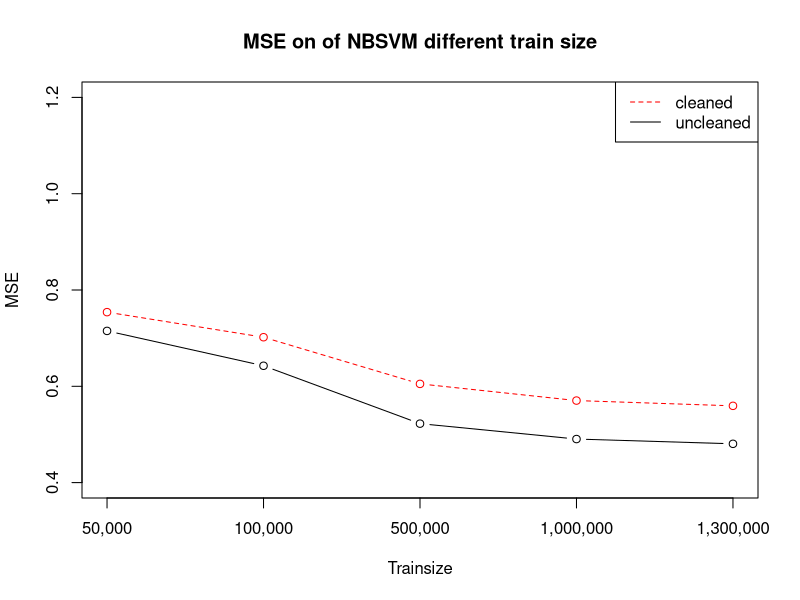
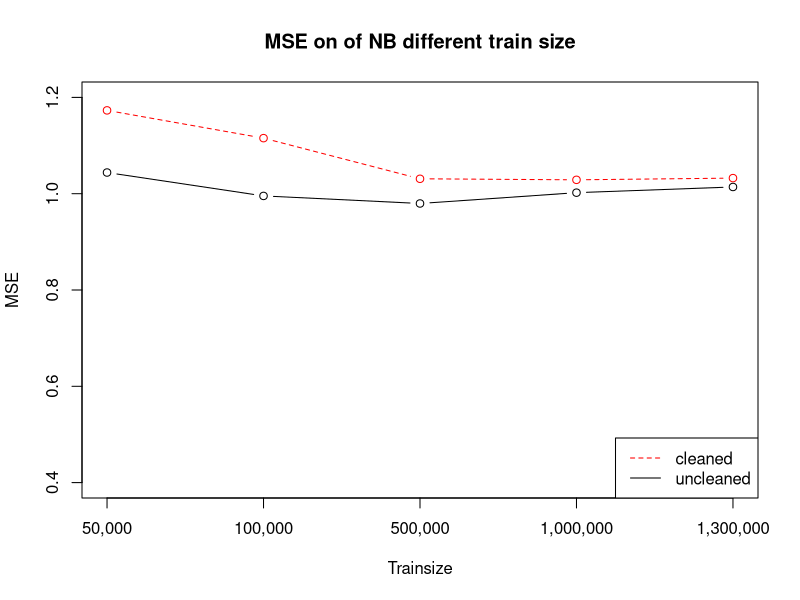
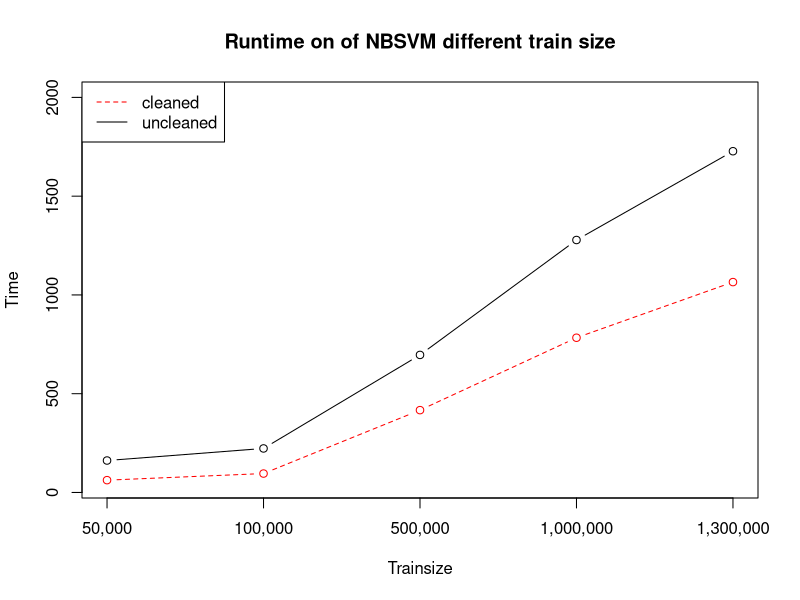
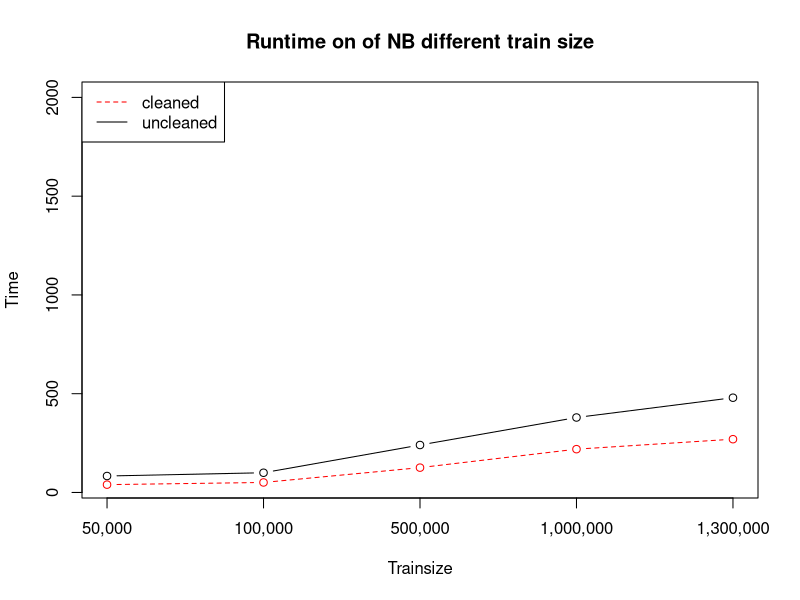
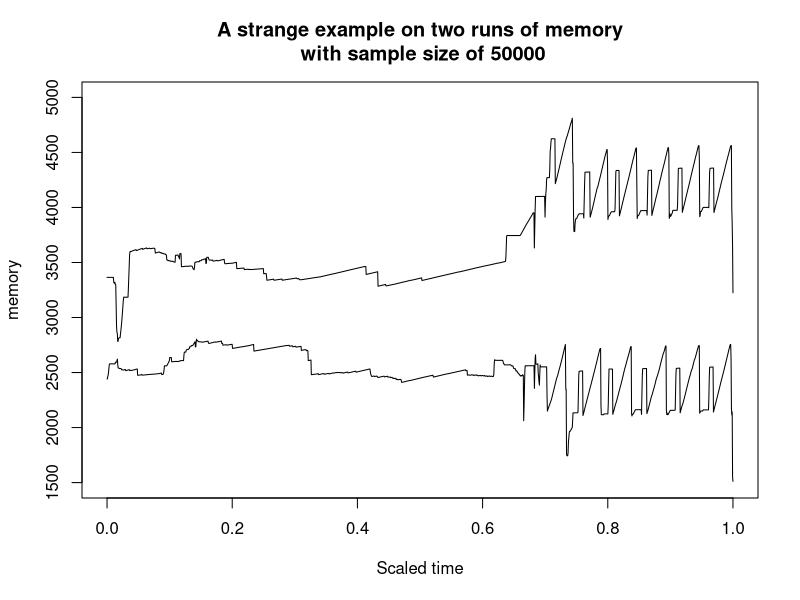

Here is the R script that generated these plots, in order: (Note: this script raises an error after producing the figures.)
# Drawing plots
rm(list = ls())
size = c("50,000", "100,000", "500,000", "1,000,000", "1,300,000")

# nbsvm mse and runtime
mse_nbsvm = c(0.7150445680609622,
        0.6426286404267321,
        0.5224403414518084,
        0.4904429653903459,
        0.4805430293789442)

runtime_nbsvm = c(164.34093689918518,
         229.50440788269043,
         701.6827099323273,
         1274.3079099655151,
         1810.5344378948212)

mse_nbsvm = rbind(mse_nbsvm,
            c(0.7150467476547174,
              0.6426303992865129,
              0.5224398920657443,
              0.49044258786664274,
              0.48054297755102626)
            )

runtime_nbsvm = rbind(runtime_nbsvm,
                c(159.19883584976196,
                  216.22107005119324,
                  691.0111610889435,
                  1281.946286201477,
                  1644.5932247638702)
                )

mse_nbsvm_clean = c(0.7540073401451344,
              0.7019338743208169,
              0.6050078373744816,
              0.5703639850663288,
              0.5594166814458159)

runtime_nbsvm_clean = c(62.340609073638916,
                  95.78064584732056,
                  416.80766677856445,
                  783.3386092185974,
                  1065.070950269699)

max_memory_nbsvm_clean = c(3556.1328125,
                           4016.16796875,
                           4883.0625,
                           6889.4453125,
                           8415.2421875)

# nb mse and runtime
mse_nb_clean = c(1.17307,
           1.11541,
           1.0309766666666667,
           1.02883,
           1.0323966666666666)

runtime_nb_clean = c(39.61942267417908,
               50.65673112869263,
               125.707590341568,
               219.24542045593262,
               269.718519449234)

max_memory_nb_clean = c(3346.27734375,
                        3552.890625,
                        5202.78515625,
                        7011.89453125,
                        8056.6328125)

mse_nb = c(1.0439866666666666,
           0.9953933333333334,
           0.9796866666666667,
           1.00215,
           1.0139866666666666)

runtime_nb = c(83.33110427856445,
               99.85633492469788,
               240.28191924095154,
               379.5233881473541,
               479.7275142669678)

max_memory_nb = c(3934.06640625,
                  4130.7109375,
                  5563.7578125,
                  8241.3125,
                  9699.23046875)

# comparison between cleaned and uncleaned data
# it is interesting that the cleaned data does worse
plot(1:5,apply(mse_nbsvm,2,mean), type = 'b', main="MSE on of NBSVM different train size", xlab="Trainsize", ylab="MSE",
     ylim = c(0.4,1.2), xaxt="n")
axis(1, at=1:5, labels=size)
lines(1:5,mse_nbsvm_clean, type = 'b', col="red", lty=2)
legend("topright",legend=c("cleaned","uncleaned"), col=c("red","black"),lty=c(2,1))

plot(1:5,mse_nb, type = 'b', main="MSE on of NB different train size", xlab="Trainsize", ylab="MSE",
     ylim = c(0.4,1.2), xaxt="n")
axis(1, at=1:5, labels=size)
lines(1:5,mse_nb_clean, type = 'b', col="red", lty=2)
legend("bottomright",legend=c("cleaned","uncleaned"), col=c("red","black"),lty=c(2,1))

# runtime
plot(1:5,apply(runtime_nbsvm,2,mean), type = 'b', main="Runtime on of NBSVM different train size", xlab="Trainsize", 
     ylim=c(50,2000), ylab="Time", xaxt="n")
axis(1, at=1:5, labels=size)
lines(1:5,runtime_nbsvm_clean, type = 'b', col="red", lty=2)
legend("topleft",legend=c("cleaned","uncleaned"), col=c("red","black"),lty=c(2,1))

plot(1:5,runtime_nb, type = 'b', main="Runtime on of NB different train size", xlab="Trainsize", 
     ylim=c(50,2000), ylab="Time", xaxt="n")
axis(1, at=1:5, labels=size)
lines(1:5,runtime_nb_clean, type = 'b', col="red", lty=2)
legend("topleft",legend=c("cleaned","uncleaned"), col=c("red","black"),lty=c(2,1))

# scaled memory usage
memory_nbsvm1=(read.table("./NBSVM_memory/nbsvm0.txt",sep=","))
memory_nbsvm2=read.table("./NBSVM_memory/nbsvm_new0.txt",sep=",")
memory_nbsvm_clean=read.table("./NBSVM_memory/nbsvm_new_clean0.txt",sep=",")
memory_nb_clean=read.table("./NB_memory/nb0.txt",sep=",")

plot(seq(0,1,length.out = dim(memory_nbsvm1)[1]),t(memory_nbsvm1), type = 'l', ylim = c(1500,5000),
     main="A strange example on two runs of memory\n with sample size of 50000",
     ylab="memory",xlab = 'Scaled time')
lines(seq(0,1,length.out = dim(memory_nbsvm2)[1]),t(memory_nbsvm2))
lines(seq(0,1,length.out = dim(memory_nbsvm3)[1]),t(memory_nbsvm3))
lines(seq(0,1,length.out = dim(memory_nb)[1]),t(memory_nb))

# comparison between different methods

# mse
plot(1:5,mse_nbsvm_clean, type = 'b', main="MSE on different train size", xlab="Trainsize", ylab="MSE",
     ylim = c(0.4,1.2), xaxt="n")
axis(1, at=1:5, labels=size)
lines(1:5,mse_nb_clean, type = 'b', col="red", lty=2)
legend("topright",legend=c("NB","NBSVM"), col=c("red","black"),lty=c(2,1))

# time
plot(1:5,runtime_nbsvm_clean, type = 'b', main="Runtime on different train size", xlab="Trainsize", 
     ylim=c(50,2000), ylab="Time(s)", xaxt="n")
axis(1, at=1:5, labels=size)
lines(1:5,runtime_nb_clean, type = 'b', col="red", lty=2)
legend("topleft",legend=c("NB","NBSBM"), col=c("red","black"),lty=c(2,1))

# memory
plot(1:5,max_memory_nbsvm_clean, type = 'b', main="Memory on different train size", xlab="Trainsize", 
      ylab="Memory(MB)", xaxt="n")
axis(1, at=1:5, labels=size)
lines(1:5,max_memory_nb_clean, type = 'b', col="red", lty=2)
legend("topleft",legend=c("NB","NBSVM"), col=c("red","black"),lty=c(2,1))
